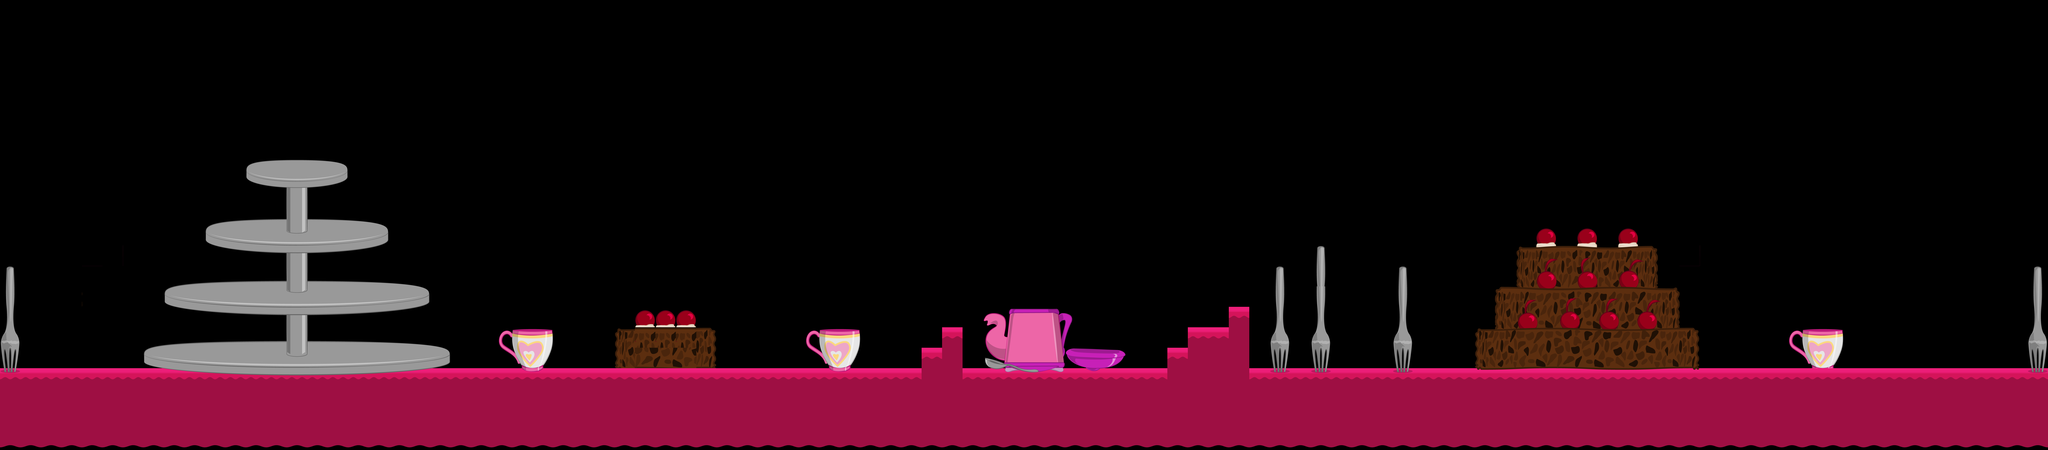

A 2D game scene composited from a Tiled map and its tileset images. What follows is a short description and the map's XML, with each tile layer's data collapsed to a summary:
An orthogonal 100x22 tile map with 128x128 px tiles, 1 tile layer (Tile Layer 1) and 20 objects (12x shrinker, player_spawn, grower, door).

<map version="1.0" orientation="orthogonal" width="100" height="22" tilewidth="128" tileheight="128">
 <properties>
  <property name="parallax1" value="Background_TeaParty_Layer1.png" />
  <property name="parallax2" value="Background_TeaParty_Layer2.png" />
  <property name="parallax3" value="Background_TeaParty_Layer3.png" />
 </properties>
 <tileset firstgid="1" name="TeaParty" tilewidth="128" tileheight="128">
  <image source="TeaParty.png" width="3712" height="1536" />
  <tile id="0">
   <properties>
    <property name="solid" value="true" />
   </properties>
  </tile>
  <tile id="1">
   <properties>
    <property name="solid" value="true" />
   </properties>
  </tile>
  <tile id="2">
   <properties>
    <property name="solid" value="true" />
   </properties>
  </tile>
  <tile id="3">
   <properties>
    <property name="solid" value="true" />
   </properties>
  </tile>
  <tile id="4">
   <properties>
    <property name="solid" value="true" />
   </properties>
  </tile>
  <tile id="5">
   <properties>
    <property name="solid" value="true" />
   </properties>
  </tile>
  <tile id="6">
   <properties>
    <property name="solid" value="true" />
   </properties>
  </tile>
  <tile id="11">
   <properties>
    <property name="solid" value="true" />
   </properties>
  </tile>
  <tile id="30">
   <properties>
    <property name="solid" value="true" />
   </properties>
  </tile>
  <tile id="31">
   <properties>
    <property name="solid" value="true" />
   </properties>
  </tile>
  <tile id="32">
   <properties>
    <property name="solid" value="true" />
   </properties>
  </tile>
  <tile id="35">
   <properties>
    <property name="solid" value="true" />
   </properties>
  </tile>
  <tile id="40">
   <properties>
    <property name="solid" value="true" />
   </properties>
  </tile>
  <tile id="47">
   <properties>
    <property name="solid" value="true" />
   </properties>
  </tile>
  <tile id="48">
   <properties>
    <property name="solid" value="true" />
   </properties>
  </tile>
  <tile id="49">
   <properties>
    <property name="solid" value="true" />
   </properties>
  </tile>
  <tile id="50">
   <properties>
    <property name="solid" value="true" />
   </properties>
  </tile>
  <tile id="51">
   <properties>
    <property name="solid" value="true" />
   </properties>
  </tile>
  <tile id="58">
   <properties>
    <property name="solid" value="true" />
   </properties>
  </tile>
  <tile id="61">
   <properties>
    <property name="solid" value="true" />
   </properties>
  </tile>
  <tile id="64">
   <properties>
    <property name="solid" value="true" />
   </properties>
  </tile>
  <tile id="65">
   <properties>
    <property name="solid" value="true" />
   </properties>
  </tile>
  <tile id="66">
   <properties>
    <property name="solid" value="true" />
   </properties>
  </tile>
  <tile id="67">
   <properties>
    <property name="solid" value="true" />
   </properties>
  </tile>
  <tile id="69">
   <properties>
    <property name="solid" value="true" />
   </properties>
  </tile>
  <tile id="78">
   <properties>
    <property name="solid" value="true" />
   </properties>
  </tile>
  <tile id="87">
   <properties>
    <property name="solid" value="true" />
   </properties>
  </tile>
  <tile id="98">
   <properties>
    <property name="solid" value="true" />
   </properties>
  </tile>
  <tile id="107">
   <properties>
    <property name="solid" value="true" />
   </properties>
  </tile>
  <tile id="116">
   <properties>
    <property name="solid" value="true" />
   </properties>
  </tile>
  <tile id="117">
   <properties>
    <property name="solid" value="true" />
   </properties>
  </tile>
  <tile id="120">
   <properties>
    <property name="solid" value="true" />
   </properties>
  </tile>
  <tile id="122">
   <properties>
    <property name="solid" value="true" />
   </properties>
  </tile>
  <tile id="124">
   <properties>
    <property name="solid" value="true" />
   </properties>
  </tile>
  <tile id="127">
   <properties>
    <property name="solid" value="true" />
   </properties>
  </tile>
  <tile id="132">
   <properties>
    <property name="solid" value="true" />
   </properties>
  </tile>
  <tile id="133">
   <properties>
    <property name="solid" value="true" />
   </properties>
  </tile>
  <tile id="134">
   <properties>
    <property name="solid" value="true" />
   </properties>
  </tile>
  <tile id="135">
   <properties>
    <property name="solid" value="true" />
   </properties>
  </tile>
  <tile id="136">
   <properties>
    <property name="solid" value="true" />
   </properties>
  </tile>
  <tile id="137">
   <properties>
    <property name="solid" value="true" />
   </properties>
  </tile>
  <tile id="138">
   <properties>
    <property name="solid" value="true" />
   </properties>
  </tile>
  <tile id="139">
   <properties>
    <property name="solid" value="true" />
   </properties>
  </tile>
  <tile id="140">
   <properties>
    <property name="solid" value="true" />
   </properties>
  </tile>
  <tile id="148">
   <properties>
    <property name="solid" value="true" />
   </properties>
  </tile>
  <tile id="150">
   <properties>
    <property name="solid" value="true" />
   </properties>
  </tile>
  <tile id="152">
   <properties>
    <property name="solid" value="true" />
   </properties>
  </tile>
  <tile id="154">
   <properties>
    <property name="solid" value="true" />
   </properties>
  </tile>
  <tile id="156">
   <properties>
    <property name="solid" value="true" />
   </properties>
  </tile>
  <tile id="165">
   <properties>
    <property name="solid" value="true" />
   </properties>
  </tile>
  <tile id="177">
   <properties>
    <property name="solid" value="true" />
   </properties>
  </tile>
  <tile id="183">
   <properties>
    <property name="solid" value="true" />
   </properties>
  </tile>
  <tile id="194">
   <properties>
    <property name="solid" value="true" />
   </properties>
  </tile>
  <tile id="205">
   <properties>
    <property name="solid" value="true" />
   </properties>
  </tile>
  <tile id="213">
   <properties>
    <property name="solid" value="true" />
   </properties>
  </tile>
  <tile id="217">
   <properties>
    <property name="solid" value="true" />
   </properties>
  </tile>
  <tile id="218">
   <properties>
    <property name="solid" value="true" />
   </properties>
  </tile>
  <tile id="219">
   <properties>
    <property name="solid" value="true" />
   </properties>
  </tile>
  <tile id="220">
   <properties>
    <property name="solid" value="true" />
   </properties>
  </tile>
  <tile id="221">
   <properties>
    <property name="solid" value="true" />
   </properties>
  </tile>
  <tile id="222">
   <properties>
    <property name="solid" value="true" />
   </properties>
  </tile>
  <tile id="223">
   <properties>
    <property name="solid" value="true" />
   </properties>
  </tile>
  <tile id="224">
   <properties>
    <property name="solid" value="true" />
   </properties>
  </tile>
  <tile id="225">
   <properties>
    <property name="solid" value="true" />
   </properties>
  </tile>
  <tile id="226">
   <properties>
    <property name="solid" value="true" />
   </properties>
  </tile>
  <tile id="227">
   <properties>
    <property name="solid" value="true" />
   </properties>
  </tile>
  <tile id="228">
   <properties>
    <property name="solid" value="true" />
   </properties>
  </tile>
  <tile id="229">
   <properties>
    <property name="solid" value="true" />
   </properties>
  </tile>
  <tile id="234">
   <properties>
    <property name="solid" value="true" />
   </properties>
  </tile>
  <tile id="242">
   <properties>
    <property name="solid" value="true" />
   </properties>
  </tile>
  <tile id="252">
   <properties>
    <property name="solid" value="true" />
   </properties>
  </tile>
  <tile id="262">
   <properties>
    <property name="solid" value="true" />
   </properties>
  </tile>
  <tile id="272">
   <properties>
    <property name="solid" value="true" />
   </properties>
  </tile>
  <tile id="281">
   <properties>
    <property name="solid" value="true" />
   </properties>
  </tile>
  <tile id="291">
   <properties>
    <property name="solid" value="true" />
   </properties>
  </tile>
  <tile id="301">
   <properties>
    <property name="solid" value="true" />
   </properties>
  </tile>
  <tile id="303">
   <properties>
    <property name="solid" value="true" />
   </properties>
  </tile>
  <tile id="304">
   <properties>
    <property name="solid" value="true" />
   </properties>
  </tile>
  <tile id="305">
   <properties>
    <property name="solid" value="true" />
   </properties>
  </tile>
  <tile id="306">
   <properties>
    <property name="solid" value="true" />
   </properties>
  </tile>
  <tile id="307">
   <properties>
    <property name="solid" value="true" />
   </properties>
  </tile>
  <tile id="308">
   <properties>
    <property name="solid" value="true" />
   </properties>
  </tile>
  <tile id="309">
   <properties>
    <property name="solid" value="true" />
   </properties>
  </tile>
  <tile id="310">
   <properties>
    <property name="solid" value="true" />
   </properties>
  </tile>
  <tile id="311">
   <properties>
    <property name="solid" value="true" />
   </properties>
  </tile>
  <tile id="312">
   <properties>
    <property name="solid" value="true" />
   </properties>
  </tile>
  <tile id="313">
   <properties>
    <property name="solid" value="true" />
   </properties>
  </tile>
  <tile id="314">
   <properties>
    <property name="solid" value="true" />
   </properties>
  </tile>
  <tile id="315">
   <properties>
    <property name="solid" value="true" />
   </properties>
  </tile>
  <tile id="316">
   <properties>
    <property name="solid" value="true" />
   </properties>
  </tile>
  <tile id="317">
   <properties>
    <property name="solid" value="true" />
   </properties>
  </tile>
  <tile id="319">
   <properties>
    <property name="solid" value="true" />
   </properties>
  </tile>
  <tile id="328">
   <properties>
    <property name="solid" value="true" />
   </properties>
  </tile>
  <tile id="329">
   <properties>
    <property name="solid" value="true" />
   </properties>
  </tile>
  <tile id="330">
   <properties>
    <property name="solid" value="true" />
   </properties>
  </tile>
  <tile id="331">
   <properties>
    <property name="solid" value="true" />
   </properties>
  </tile>
  <tile id="347">
   <properties>
    <property name="solid" value="true" />
   </properties>
  </tile>
 </tileset>
 <layer name="Tile Layer 1" width="100" height="22">
  <data>[2200 cells, 818 non-empty, 338 distinct tile ids]</data>
 </layer>
 <objectgroup name="Object Layer 1" width="100" height="22">
  <object x="384" y="2304" />
  <object type="player_spawn" x="256" y="2176" width="128" height="128" />
  <object x="896" y="2048" />
  <object type="grower" x="896" y="1920" width="128" height="128" />
  <object type="shrinker" x="2176" y="896" width="128" height="128" />
  <object x="2560" y="1536" />
  <object x="3456" y="1920" />
  <object x="2304" y="1024" />
  <object type="door" x="12160" y="2048" width="256" height="256" />
  <object type="shrinker" x="2432" y="1664" width="128" height="128" />
  <object type="shrinker" x="3200" y="1920" width="128" height="128" />
  <object type="shrinker" x="4096" y="1792" width="128" height="128" />
  <object type="shrinker" x="5120" y="1920" width="128" height="128" />
  <object type="shrinker" x="6016" y="1792" width="128" height="128" />
  <object type="shrinker" x="8064" y="1408" width="128" height="128" />
  <object type="shrinker" x="7424" y="1920" width="128" height="128" />
  <object type="shrinker" x="9728" y="1280" width="128" height="128" />
  <object type="shrinker" x="10240" y="1280" width="128" height="128" />
  <object type="shrinker" x="10752" y="2176" width="128" height="128" />
  <object type="shrinker" x="11392" y="1920" width="128" height="128" />
 </objectgroup>
</map>
